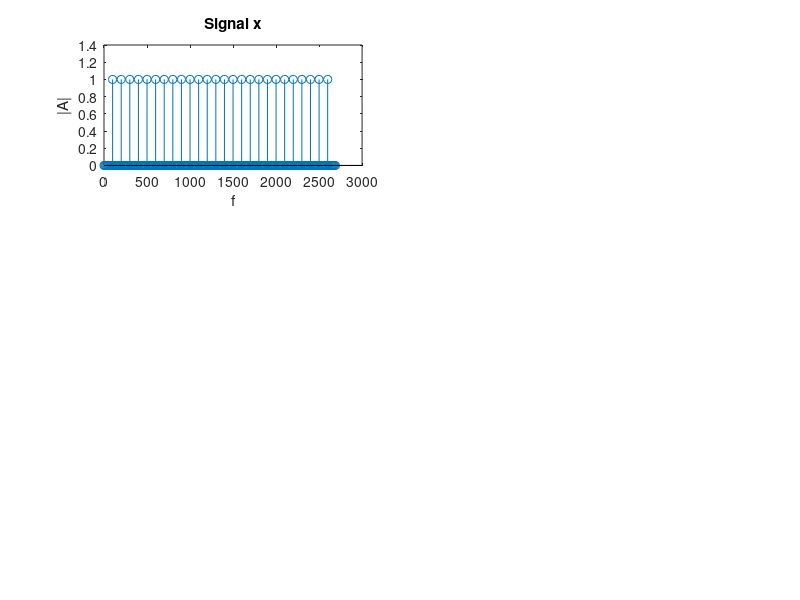

Source code (MATLAB): (Note: this script raises an error after producing the figure.)
clear;
close all;
clc;

Fs = 5400;
T = 1;
t = 0:1/Fs:T-1/Fs;
N = 540;

x=0;
for a = 100:100:2600                % signál složený ze součtu cos.
    x = x + cos(2*pi*a*t);
end

n1 = 10; % J = 10                   % zadané frekvence
n2 = 5; % E = 5

f = 0:Fs/N:Fs-Fs/N;
X = fft(x,N);                       % fft pro 1. graf

%-------------- vyprinteni grafu 1 --------------------------------------
subplot(3,2,1);
y = abs(X)/(N/2);
stem(f(1:N/2),y(1:N/2));
title('Signal x')
xlabel('f');
ylabel('|A|');
%--------------------------------------------------------------------------

A = 1;                              % koeficient A
B = CV11_Vypocet(n1,n2);            % koeficient B
x1 = filter(B,A,x);
X1 = fft(x1,N);                     % fft pro 2. graf

%-------------- vyprinteni grafu 2 ----------------------------------------
subplot(3,2,2);
y1 = abs(X1)/(N/2);
stem(f(1:N/2),y1(1:N/2));
title('Signal y');
xlabel('f');
ylabel('|A|');
%--------------------------------------------------------------------------

%-------------- vyprinteni jednotkové kružnice ---------------------------
subplot(3,2,5);
zplane(roots(B),[0;0;0;0]);
%--------------------------------------------------------------------------

%-------------- vyprinteni grafu 3 a 4 ------------------------------------
[c ~] = freqz(B,A);
subplot(3,2,3);
plot(0:1/512:1-1/512,20*log10(abs(c)));
subplot(3,2,4);
plot(0:1/512:1-1/512,unwrap(angle(c)));
%-----------------------------------------------------------------